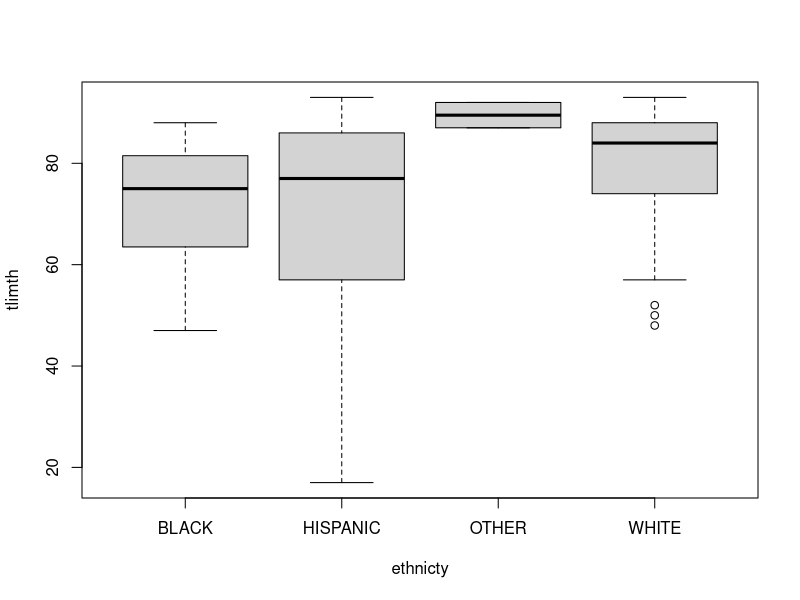
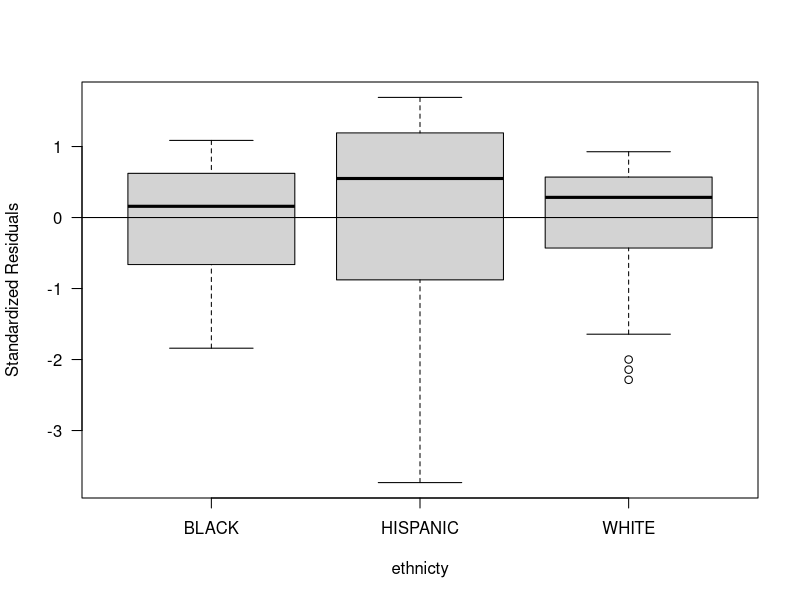
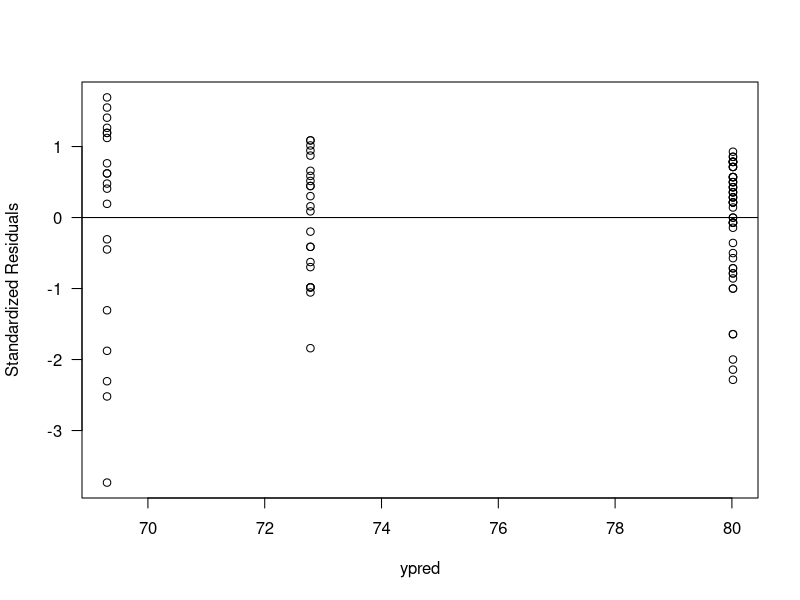
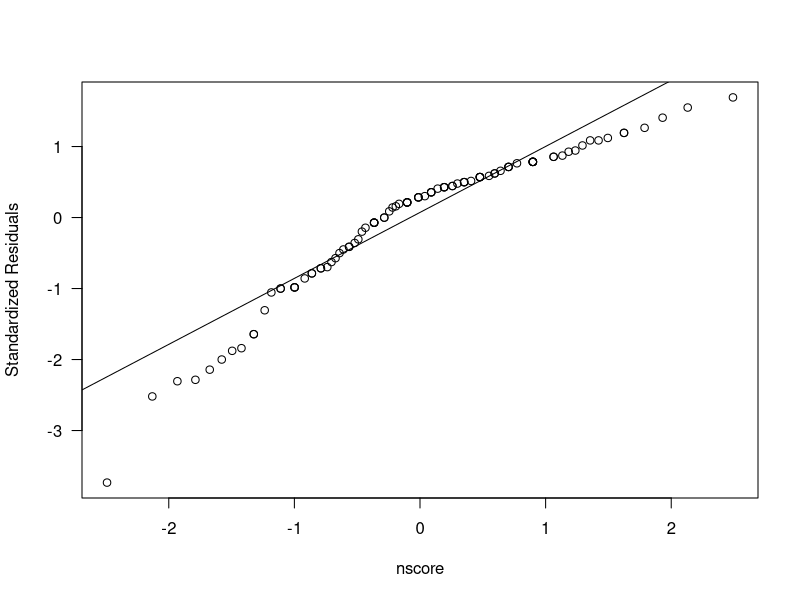
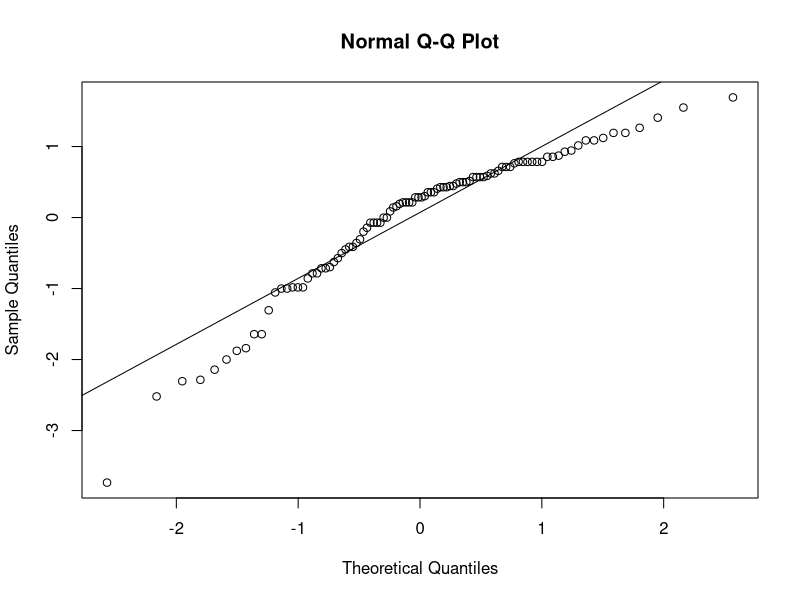

These figures' R source, in order:
#################################### BİLGİLENDİRME #################################### 
#Dr. Rabia KARATOPRAK ERŞEN tarafından hazırlanmıştır.
#Kastamonu Üniversitesi akademik personeli için 22-23 Mayıs 2021 tarihlerinde gerçekleşen "R ile Veri Analizi" semineri için hazırlanmıştır.
#Bu dosyayı başkaları ile paylaştığınız takdirde bu bilgilendirme yazısını silmeyiniz.
#İletişim: rabiakersen@kastamonu.edu.tr
######################################################################################
######################################################################################

#Dean, A., Voss, D. ve Draguljić, D. (2017). Design and Analysis of Experiments. Springer-Verlag New York. doi:10.1007/978-3-319-52250-0

###################################### Tek Yönlü ANOVA ############################## 

library(xtable)
data(tli) #tli verisini oturuma ekliyoruz.
dim(tli)
head(tli)
boxplot(tlimth ~ ethnicty, data = tli)

library(dplyr)
veri <- tli %>% 
    filter(!ethnicty == "OTHER") 
veri$ethnicty <- factor(veri$ethnicty, labels = c("BLACK", "HISPANIC", "WHITE"))

veri %>%
    group_by(ethnicty) %>%
    summarise(ort= mean(tlimth),
              sapma = sd(tlimth),
              büyüklük = n())

#aov() fonksiyonu
model1 = aov(tlimth ~ ethnicty, data = veri)
summary(model1)

#`emmeans` kütüphanesinden `lsmeans()` fonksiyonu en küçük kareler ortalaması (least squares means) 
#ve bu ortalamaların güven aralığını hesaplar. 

#install.packages("emmeans")
library(emmeans)
lsmEth = lsmeans(model1, "ethnicty") #ortalamaları ve güven aralığını hesaplar
levels(veri$ethnicty)
lsmEth


###################################### Ortalamaların çoklu karşılaştırılması ############################## 

#Bonferroni karşılaştırma yöntemi
summary(contrast(lsmEth, method="pairwise", adjust="bonferroni"),
        infer=c(T,T), level=0.99, side="two-sided")
# `ìnfer=c(T, T)` hem güven aralığı hem de hipotez testi sonuçlarının çıkması için.
# `adjust` komutu ile hengi yöntem kullanılacağını belirtiriz.
# Tek ve yukarı yönlü güven aralığı için `side="<"` belirtilebilir.


#Scheffè karşılaştırma yöntemi
summary(contrast(lsmEth, method="pairwise", adjust="scheffe"),
        infer=c(T,T), level=0.99, side="two-sided")

# Tukey karşılaştırma yöntemi
summary(contrast(lsmEth, method="pairwise", adjust="tukey"),
        infer=c(T,T), level=0.95, side="two-sided")

#Dunnett karşılaştırma yöntemi
#`ref=3` bağımsız değişkenin hangi grubunun kontrol grubu olduğunu belirtir.
summary(contrast(lsmEth, method="trt.vs.ctrl", adjust="mvt", ref=3), #
        infer=c(T,T), level=0.99, side="two-sided")


###################################### Örneklem büyüklüğü ############################## 
#install.packages("pwr")
library(pwr)

v = 3 #bağımsız değişken altındaki grup sayısı
del = 0.25 #istenilen ortalamalar arası fark 
sig2 = 0.007 #varsayılan en büyük hata varyansı  
alpha = 0.05 #anlamlılık düzeyi
pwr = 0.90 #istenen güç düzeyi

pwr.anova.test(k = v, sig.level = alpha, power = pwr, f = sqrt(del^2/(2*v*sig2)))


###################################### Varsayımlar ############################## 
#Bağımlı değişken aralık ya da oran ölçeğinde olmalı. 
#Bağımsız değişkenin seviyelerinin oluşturduğu örneklemler 
#    i) bağımsız evrenlerden gelmeli, 
#    ii) bağımlı değişken normal dağılım göstermeli ve bu dağılımın varyansı eşit olmalıdır.

#model1 = aov(tlimth ~ ethnicty, data = veri)

# Compute predicted values, residuals, standardized residuals, normal scores 
veri = within(veri, {
    # Compute predicted, residual, and standardized residual values 
    ypred = fitted(model1); e = resid(model1); z = e/sd(e);
    # Compute Blom’s normal scores
    n = length(e); q = rank(e); nscore = qnorm((q-0.375)/(n+0.25)) })

print(head(veri, 3), digits=4)


plot(z ~ ethnicty, data = veri, ylab = "Standardized Residuals", las=1)
abline(h=0) # Horizontal line at zero
plot(z ~ ypred, data = veri, ylab = "Standardized Residuals", las=1)
abline(h=0) # Horizontal line at zero
plot(z ~ nscore, data = veri, ylab = "Standardized Residuals", las=1)
qqline(veri$z) # Line through 1st and 3rd quantile points # A simpler way to generate the normal probability plot

#Q-Q plot, normal probability plot
qqnorm(veri$z); qqline(veri$z)


#Varsayımların sağlanmadığı durumlar için Transformations ve  Games–Howell yöntemi uygulanır.
#Kaynak:
#Dean, A., Voss, D. ve Draguljić, D. (2017). Design and Analysis of Experiments. Springer-Verlag New York. doi:10.1007/978-3-319-52250-0
